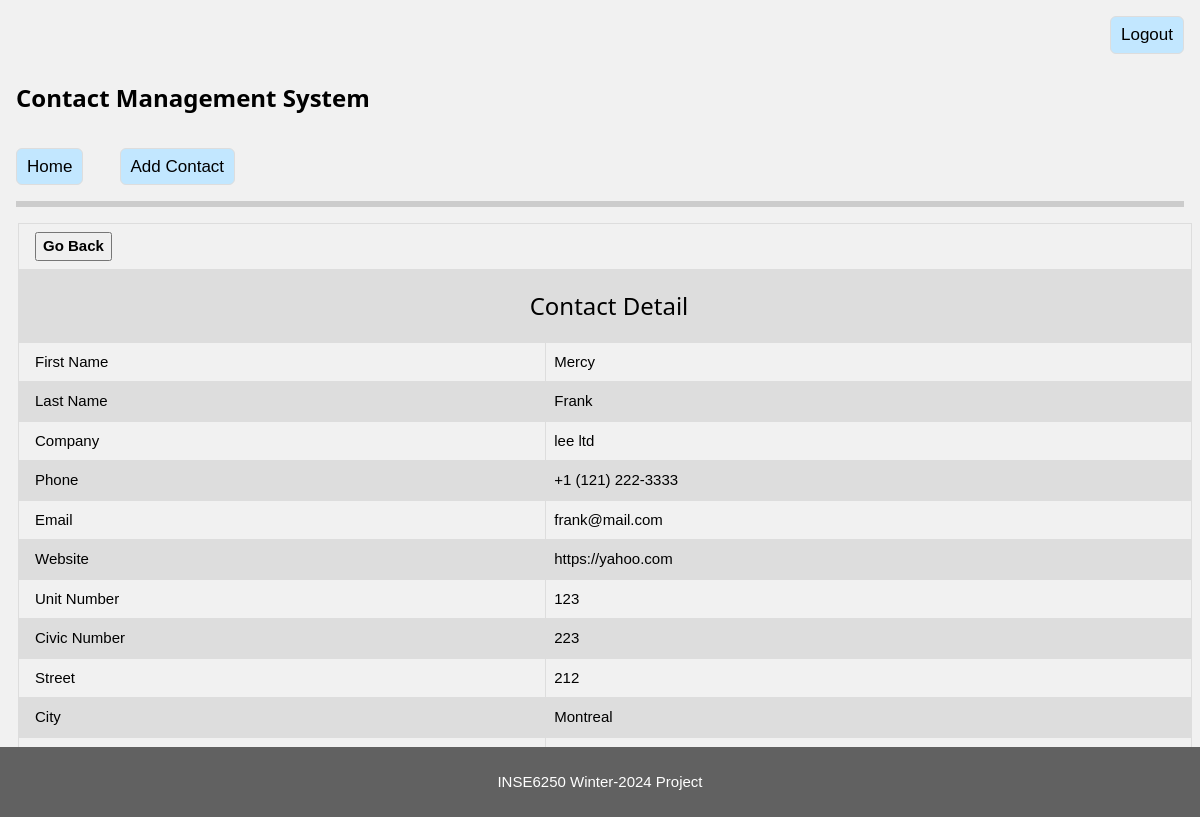
The page /contacts/detail/2/ (signed in) on the database its author committed.
### contacts/models.py (models this page shows, shortened)
class Contact(models.Model):
    firstName = models.CharField(max_length=200)
    lastName = models.CharField(max_length=200)
    company = models.CharField(max_length=200)
    phone = models.CharField(max_length=200)
    email = models.CharField(max_length=200)
    website = models.CharField(max_length=200)
    unitNumber = models.IntegerField()
    civicNumber = models.IntegerField()
    street = models.CharField(max_length=200)
    city = models.CharField(max_length=200)
    province = models.CharField(max_length=2)
    postalCode = models.CharField(max_length=3)
    createdAt = models.DateTimeField(default=datetime.now())

### contacts/views.py (the view)
# urls.py: path('detail/<int:id>/', views.viewDetail, name='detailContact'),
@login_required
def viewDetail(req, id):
    contact = get_object_or_404(Contact, pk=id)
    context = {'contact': contact}
    return render(req, 'contacts/detail.html', context=context)

### templates/contacts/detail.html
{% extends "base.html" %}
{% block content %}
    {% if contact %}
        <table class="table">
            <tbody>
                <tr><th colspan="100" style="text-align: left;">
                    <button onclick="history.back()">Go Back</button>
                </th></tr>
                <tr><th colspan="100" style="text-align: center;">
                    <h3>Contact Detail</h3>
                </th></tr>
                <tr><td>First Name</td><td>{{ contact.firstName }}</td></tr>
                <tr><td>Last Name</td><td>{{ contact.lastName }}</td></tr>
                <tr><td>Company</td><td>{{ contact.company }}</td></tr>
                <tr><td>Phone</td><td>{{ contact.phone }}</td></tr>
                <tr><td>Email</td><td>{{ contact.email }}</td></tr>
                <tr><td>Website</td><td>{{ contact.website }}</td></tr>
                <tr><td>Unit Number</td><td>{{ contact.unitNumber }}</td></tr>
                <tr><td>Civic Number</td><td>{{ contact.civicNumber }}</td></tr>
                <tr><td>Street</td><td>{{ contact.street }}</td></tr>
                <tr><td>City</td><td>{{ contact.city }}</td></tr>
                <tr><td>Province</td><td>{{ contact.province }}</td></tr>
                <tr><td>Postal Code</td><td>{{ contact.postalCode }}</td></tr>
            </tbody>
        </table>
    {% else %}
        <p style="text-align: center;">No contacts found </p>
    {% endif %}
{% endblock %}

### contacts/static/css/contact.css (style rules this page uses)
html { box-sizing: border-box }
*, *:before, *:after { box-sizing: inherit }
html { -ms-text-size-adjust: 100%; -webkit-text-size-adjust: 100% }
body,h1,h2,h3,h4,h5,h6 { font-family: "Raleway", sans-serif }
body { margin: 0 }
button, input, select, textarea, optgroup { font: inherit; margin: 0 }
button, input { overflow: visible }
button, select { text-transform: none }
html, body { font-family: Verdana, sans-serif; font-size: 15px; line-height: 1.5 }
html { overflow-x: hidden }
h3 { font-size: 24px }
h1, h2, h3, h4, h5, h6 { font-family: "Segoe UI", Arial, sans-serif; font-weight: 400; margin: 10px 0 }
.table, .table-all { border-collapse: collapse; border-spacing: 0; width: 100%; display: table }
.table td, .table th, .table-all td, .table-all th { padding: 8px 8px; display: table-cell; text-align: left; vertical-align: top }
.table th:first-child, .table td:first-child, .table-all th:first-child, .table-all td:first-child { padding-left: 16px }
.content, .auto { margin-left: auto; margin-right: auto }
.content { max-width: 980px }
.light-grey, .hover-light-grey:hover, .light-gray, .hover-light-gray:hover { color: #000 !important; background-color: #f1f1f1 !important }

### contacts/static/css/style.css (style rules this page uses)
::placeholder { text-transform: none; }
.table { font-family: arial, sans-serif; border-collapse: collapse; width: 100%; }
.table td, th { border: 1px solid #dddddd; text-align: left; padding: 8px; }
.table tr:nth-child(even) { background-color: #dddddd; }

### rows shown on the page
Contact: firstName "Mercy", lastName "Frank", company "lee ltd", phone "+1 (121) 222-3333", email "frank@mail.com", website "https://yahoo.com", unitNumber "123", civicNumber "223", street "212", city "Montreal"
